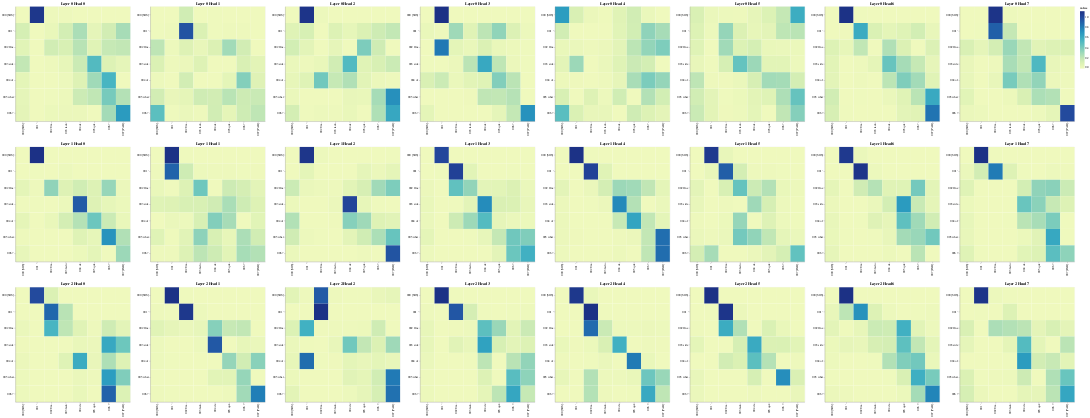

Source (notebook cell):
### Code cell
# Let's take a look into the Cross Attention [Where the translation task happens]
Get_All_Attention_Maps(model, "encoder-decoder", layers, heads, encoder_input_tokens, decoder_input_tokens, min(20, sentence_length))
